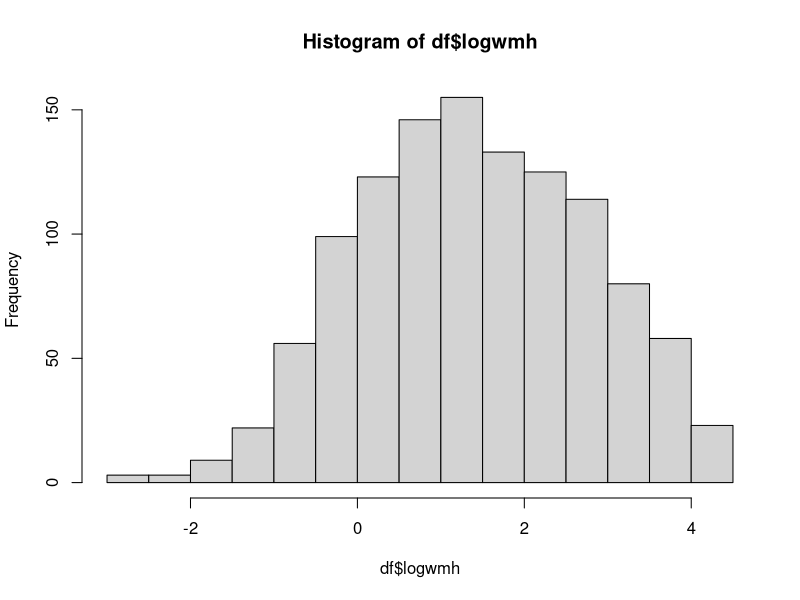
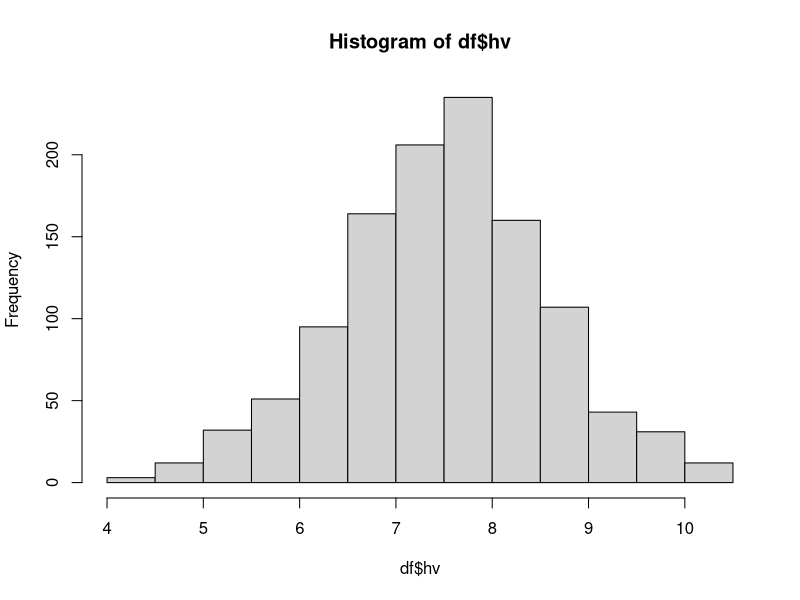
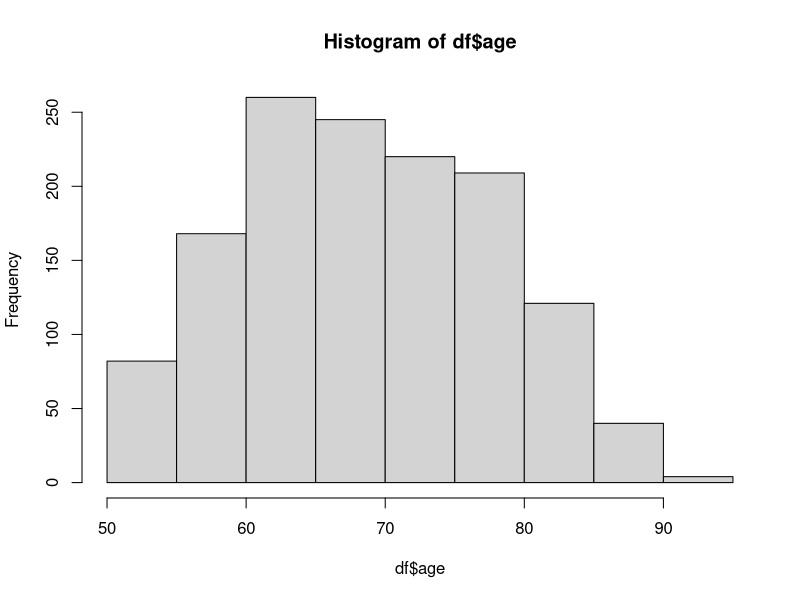
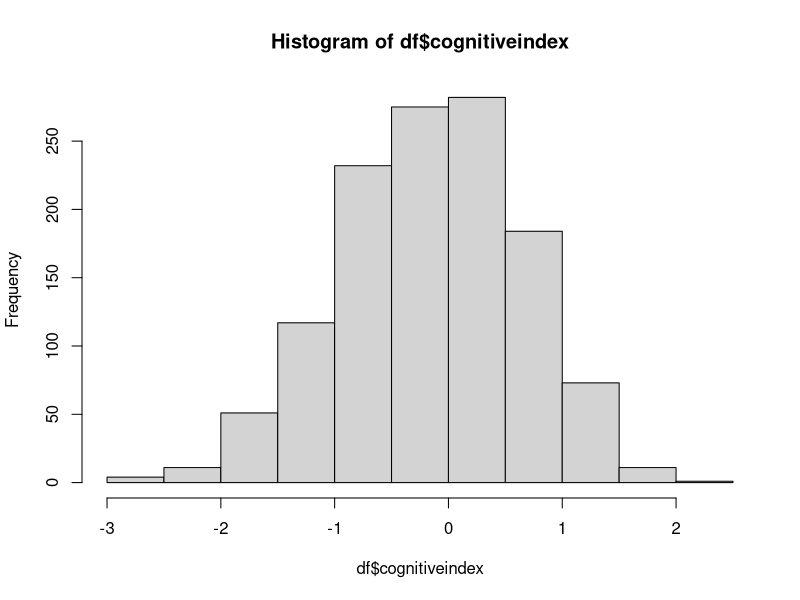
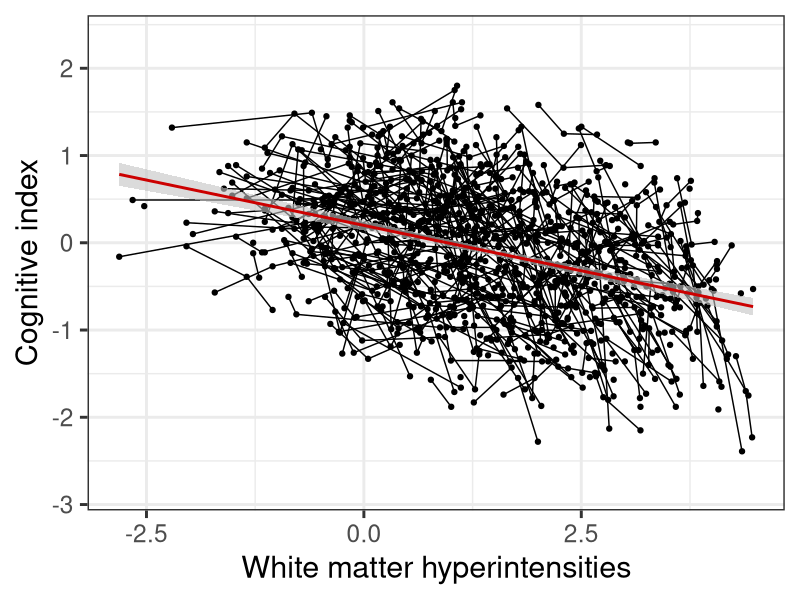
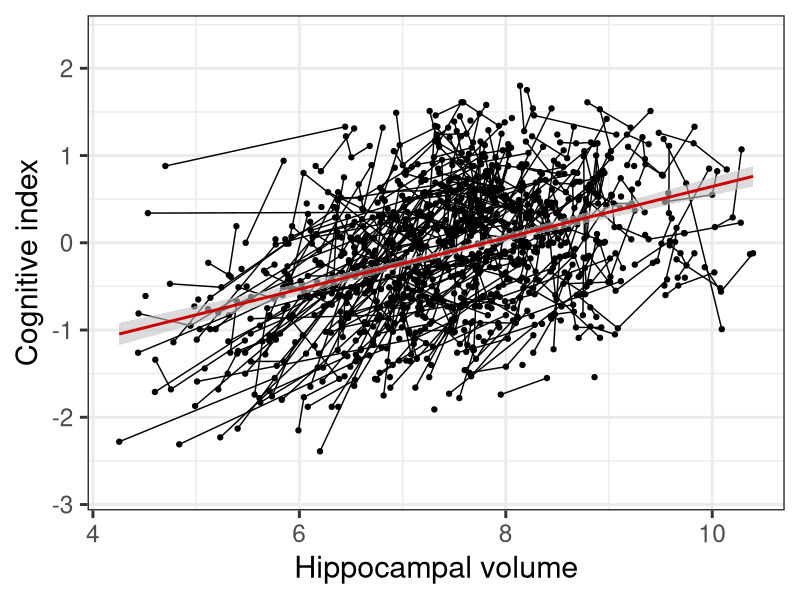
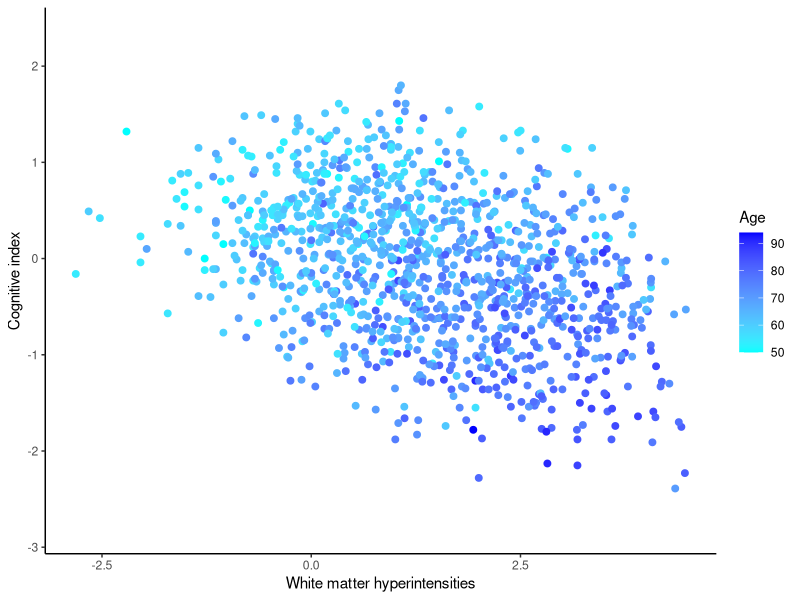
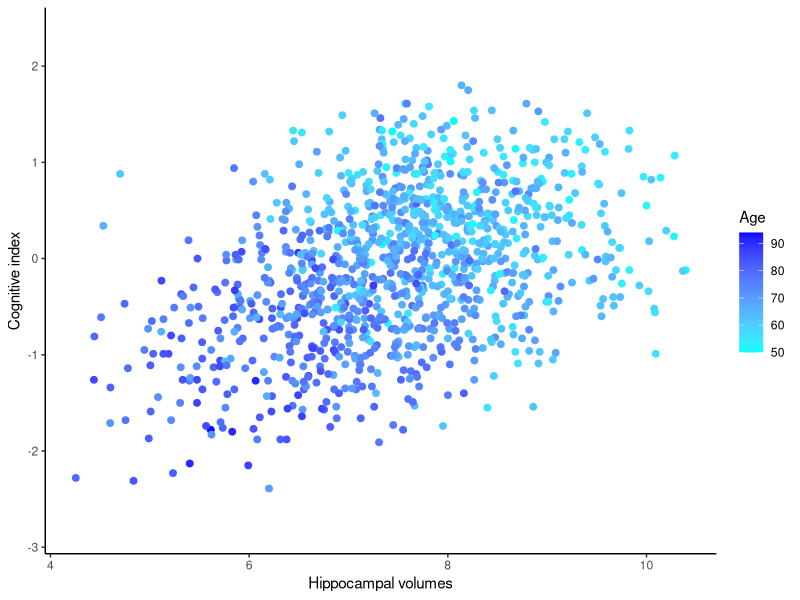

Reproduce these figures in R, in order.
## ---- chunk 1
knitr::opts_chunk$set(echo = TRUE)
## ---- chunk 2
df <- read.csv("../data/RUNDMC_data_long.csv", sep=";", dec=",")
df$subject <- factor(df$rundmcs)
df$logwmh <- log(df$wmh)
df$age06 <- scale(df$age06)
df$agesq <- df$age06^2
df$timesq <- df$time^2
## ---- chunk 3
hist(df$logwmh)
hist(df$hv)
hist(df$age)
hist(df$cognitiveindex)
## ---- chunk 4
library(ggplot2)

spaghettiPlot <- function(x, y, group, xLab, yLab) {
    ggplot(df, aes(x, y, group=group)) +
    geom_line() + geom_point() +
    stat_smooth(aes(group=1), method=lm, colour="#cc0000", fill="#c3c3c3", alpha=0.6) +
    theme_bw(base_size=22) +
    labs(x=xLab, y=yLab)
}

scatterPlot <- function(x, y, m, xLab, yLab, mLab) {
  ggplot(df, aes(x, y)) + geom_point(aes(color=m), size=2) +
  scale_color_gradient(low="cyan", high="blue") +
  labs(x=xLab, y=yLab, colour=mLab) +
  theme_classic()
}
## ---- chunk 5
spaghettiPlot(df$logwmh, df$cognitiveindex, df$rundmcs,
              "White matter hyperintensities", "Cognitive index")

spaghettiPlot(df$hv, df$cognitiveindex, df$rundmcs,
              "Hippocampal volume", "Cognitive index")
## ---- chunk 6
scatterPlot(df$logwmh, df$cognitiveindex, df$age,
            "White matter hyperintensities", "Cognitive index", "Age")

scatterPlot(df$hv, df$cognitiveindex, df$age,
            "Hippocampal volumes", "Cognitive index", "Age")
## ---- chunk 7
library(lmerTest)
fit <- lmer(cognitiveindex ~ 1 + age06 + time + (1 + time|subject), data = df)
summary(fit)
## ---- chunk 8
library(lmerTest)

fit <- lmer(cognitiveindex ~ age06 + time + agesq + (1+time|subject), data=df)
fit2 <- lmer(cognitiveindex ~ age06 + time + agesq + (time||subject), data=df)

anova(fit)
anova(fit, fit2)

#lmeTime1 <- lmer(cognitiveindex ~ age + time + timesq + (1 + time|rundmcs), data=df)

#lmeWMH <- lmer(cognitiveindex ~ logwmh + age + (1|rundmcs), data=df)
#lmeHV <- lmer(cognitiveindex ~ hv + age + (1|rundmcs), data=df)
#summary(lmeWMH)
#summary(lmeHV)
#summary(lmeTime1)
